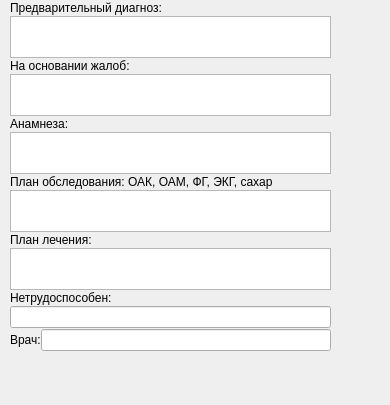
        <widget class="QWidget" name="page_4">
         <property name="geometry">
          <rect>
           <x>0</x>
           <y>0</y>
           <width>390</width>
           <height>405</height>
          </rect>
         </property>
         <attribute name="label">
          <string>Анамнез стр. 4</string>
         </attribute>
         <widget class="QWidget" name="layoutWidget_5">
          <property name="geometry">
           <rect>
            <x>10</x>
            <y>0</y>
            <width>321</width>
            <height>361</height>
           </rect>
          </property>
          <layout class="QVBoxLayout" name="verticalLayoutAnamnez4">
           <property name="spacing">
            <number>0</number>
           </property>
           <item>
            <widget class="QLabel" name="label_56">
             <property name="sizePolicy">
              <sizepolicy hsizetype="Preferred" vsizetype="Fixed">
               <horstretch>0</horstretch>
               <verstretch>21</verstretch>
              </sizepolicy>
             </property>
             <property name="text">
              <string>Предварительный диагноз:</string>
             </property>
            </widget>
           </item>
           <item>
            <widget class="QTextEdit" name="textDiagnosis">
             <property name="sizePolicy">
              <sizepolicy hsizetype="Expanding" vsizetype="Fixed">
               <horstretch>0</horstretch>
               <verstretch>42</verstretch>
              </sizepolicy>
             </property>
             <property name="minimumSize">
              <size>
               <width>0</width>
               <height>42</height>
              </size>
             </property>
             <property name="maximumSize">
              <size>
               <width>16777215</width>
               <height>42</height>
              </size>
             </property>
            </widget>
           </item>
           <item>
            <widget class="QLabel" name="label_57">
             <property name="sizePolicy">
              <sizepolicy hsizetype="Preferred" vsizetype="Fixed">
               <horstretch>0</horstretch>
               <verstretch>21</verstretch>
              </sizepolicy>
             </property>
             <property name="text">
              <string>На основании жалоб:</string>
             </property>
            </widget>
           </item>
           <item>
            <widget class="QTextEdit" name="textByComplaint">
             <property name="sizePolicy">
              <sizepolicy hsizetype="Expanding" vsizetype="Fixed">
               <horstretch>0</horstretch>
               <verstretch>42</verstretch>
              </sizepolicy>
             </property>
             <property name="minimumSize">
              <size>
               <width>0</width>
               <height>42</height>
              </size>
             </property>
             <property name="maximumSize">
              <size>
               <width>16777215</width>
               <height>42</height>
              </size>
             </property>
            </widget>
           </item>
           <item>
            <widget class="QLabel" name="label_58">
             <property name="sizePolicy">
              <sizepolicy hsizetype="Preferred" vsizetype="Fixed">
               <horstretch>0</horstretch>
               <verstretch>21</verstretch>
              </sizepolicy>
             </property>
             <property name="text">
              <string>Анамнеза:</string>
             </property>
            </widget>
           </item>
           <item>
            <widget class="QTextEdit" name="textByAnamnes">
             <property name="sizePolicy">
              <sizepolicy hsizetype="Expanding" vsizetype="Fixed">
               <horstretch>0</horstretch>
               <verstretch>42</verstretch>
              </sizepolicy>
             </property>
             <property name="minimumSize">
              <size>
               <width>0</width>
               <height>42</height>
              </size>
             </property>
             <property name="maximumSize">
              <size>
               <width>16777215</width>
               <height>42</height>
              </size>
             </property>
            </widget>
           </item>
           <item>
            <widget class="QLabel" name="label_59">
             <property name="sizePolicy">
              <sizepolicy hsizetype="Preferred" vsizetype="Fixed">
               <horstretch>0</horstretch>
               <verstretch>21</verstretch>
              </sizepolicy>
             </property>
             <property name="text">
              <string>План обследования: ОАК, ОАМ, ФГ, ЭКГ, сахар</string>
             </property>
            </widget>
           </item>
           <item>
            <widget class="QTextEdit" name="textPlanRes">
             <property name="sizePolicy">
              <sizepolicy hsizetype="Expanding" vsizetype="Fixed">
               <horstretch>0</horstretch>
               <verstretch>42</verstretch>
              </sizepolicy>
             </property>
             <property name="minimumSize">
              <size>
               <width>0</width>
               <height>42</height>
              </size>
             </property>
             <property name="maximumSize">
              <size>
               <width>16777215</width>
               <height>42</height>
              </size>
             </property>
            </widget>
           </item>
           <item>
            <widget class="QLabel" name="label_60">
             <property name="sizePolicy">
              <sizepolicy hsizetype="Preferred" vsizetype="Fixed">
               <horstretch>0</horstretch>
               <verstretch>21</verstretch>
              </sizepolicy>
             </property>
             <property name="text">
              <string>План лечения:</string>
             </property>
            </widget>
           </item>
           <item>
            <widget class="QTextEdit" name="textPlanTher">
             <property name="sizePolicy">
              <sizepolicy hsizetype="Expanding" vsizetype="Fixed">
               <horstretch>0</horstretch>
               <verstretch>42</verstretch>
              </sizepolicy>
             </property>
             <property name="minimumSize">
              <size>
               <width>0</width>
               <height>42</height>
              </size>
             </property>
             <property name="maximumSize">
              <size>
               <width>16777215</width>
               <height>42</height>
              </size>
             </property>
            </widget>
           </item>
           <item>
            <widget class="QLabel" name="label_61">
             <property name="sizePolicy">
              <sizepolicy hsizetype="Preferred" vsizetype="Fixed">
               <horstretch>0</horstretch>
               <verstretch>21</verstretch>
              </sizepolicy>
             </property>
             <property name="text">
              <string>Нетрудоспособен:</string>
             </property>
            </widget>
           </item>
           <item>
            <widget class="QLineEdit" name="lineIncapacitated">
             <property name="sizePolicy">
              <sizepolicy hsizetype="Expanding" vsizetype="Fixed">
               <horstretch>0</horstretch>
               <verstretch>21</verstretch>
              </sizepolicy>
             </property>
             <property name="text">
              <string/>
             </property>
            </widget>
           </item>
           <item>
            <layout class="QHBoxLayout" name="horizontalLayout_26">
             <property name="spacing">
              <number>0</number>
             </property>
             <item>
              <widget class="QLabel" name="label_62">
               <property name="sizePolicy">
                <sizepolicy hsizetype="Preferred" vsizetype="Fixed">
                 <horstretch>0</horstretch>
                 <verstretch>21</verstretch>
                </sizepolicy>
               </property>
               <property name="text">
                <string>Врач:</string>
               </property>
              </widget>
             </item>
             <item>
              <widget class="QLineEdit" name="lineDoc">
               <property name="sizePolicy">
                <sizepolicy hsizetype="Expanding" vsizetype="Fixed">
                 <horstretch>0</horstretch>
                 <verstretch>21</verstretch>
                </sizepolicy>
               </property>
               <property name="text">
                <string/>
               </property>
              </widget>
             </item>
            </layout>
           </item>
          </layout>
         </widget>
        </widget>
